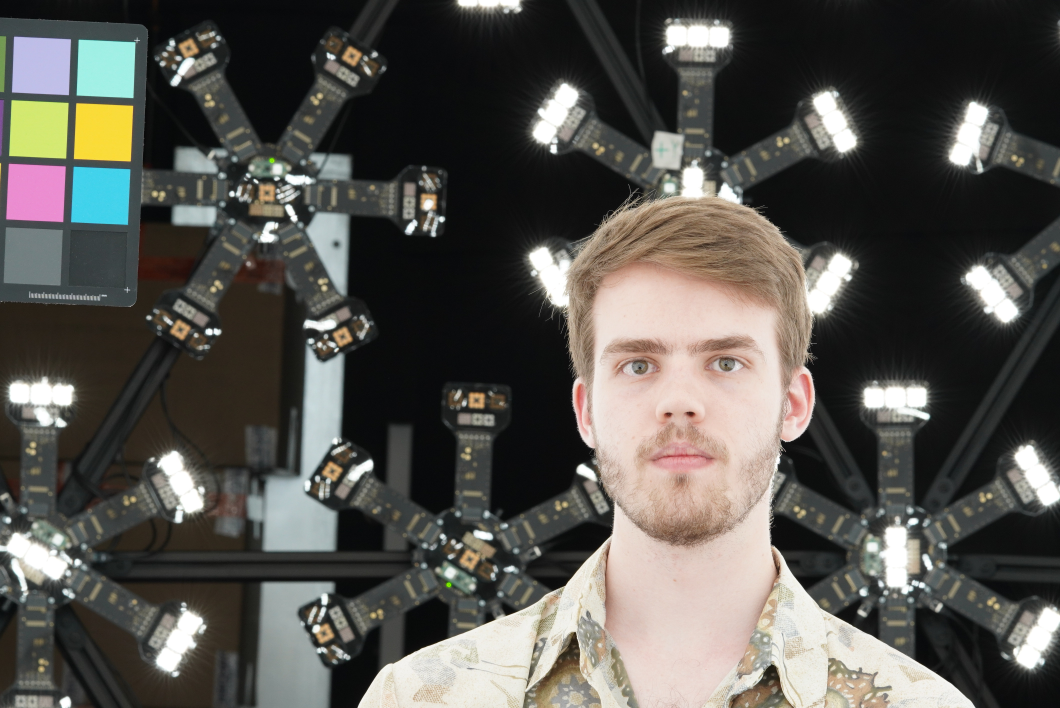
#> input picture raw_input/linear-gradient-patterns/DSC07652.JPG, 4240 x 2832 px, given in place of x_pos.tiff, which was not available (shown at 1/4 size)
$ python some_check_ups.py
#> lines starting #> are read from the running program, lines starting #| are printed output that depends on the picture; pictures that were not available may be replaced by others from this repository, and a replacement may not be noted
import matplotlib.pyplot as plt
import cv2
import numpy as np

img = cv2.imread("processed/processed_tiffs/x_pos.tiff", cv2.IMREAD_UNCHANGED)
#> img is the input picture: shape (2832, 4240, 3); mean B, G, R 79.7, 84.8, 86.9

# Normalize for display
norm_img = cv2.normalize(img, None, 0, 255, cv2.NORM_MINMAX).astype(np.uint8)

plt.imshow(norm_img, cmap='gray')
plt.title("x_pos.tiff (rescaled)")
plt.axis('off')
plt.show()


orig = cv2.imread("raw_input/linear-gradient-patterns/DSC07659.JPG", cv2.IMREAD_GRAYSCALE)
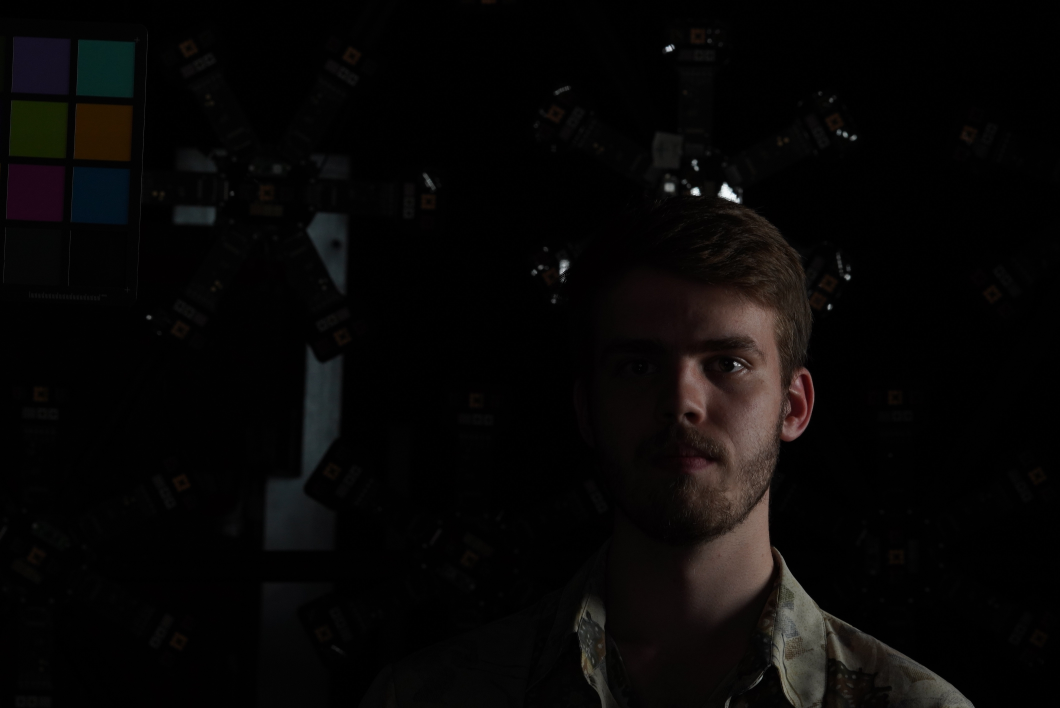
#> input picture raw_input/linear-gradient-patterns/DSC07659.JPG, 4240 x 2832 px (shown at 1/4 size)
#> orig: shape (2832, 4240); min 0, max 255, mean 7
linear = cv2.imread("processed_tiffs/x_pos.tiff", cv2.IMREAD_UNCHANGED)
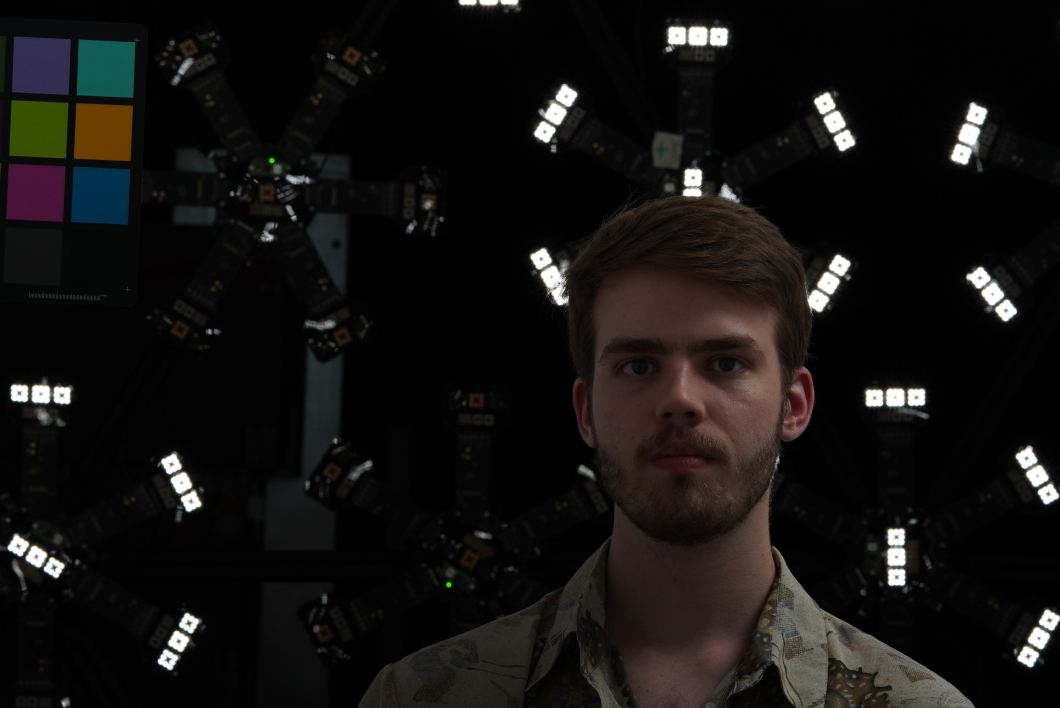
#> input picture raw_input/linear-gradient-patterns/DSC07653.JPG, 4240 x 2832 px, given in place of x_pos.tiff, which was not available (shown at 1/4 size)
#> linear is the input picture: shape (2832, 4240, 3); mean B, G, R 16.6, 18.1, 19.7
linear_norm = cv2.normalize(linear, None, 0, 255, cv2.NORM_MINMAX).astype(np.uint8)

plt.subplot(1, 2, 1)
plt.imshow(orig, cmap='gray')
plt.title("Original JPEG")

plt.subplot(1, 2, 2)
plt.imshow(linear_norm, cmap='gray')
plt.title("Linear TIFF")

plt.show()
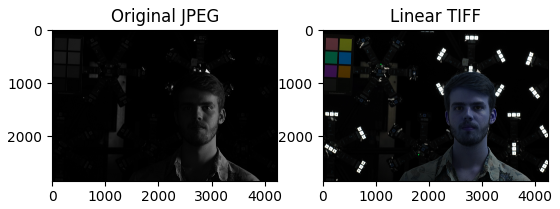
#> figure drawn by matplotlib, 2 panels; B, G, R data is drawn as R, G, B


import matplotlib.pyplot as plt

plt.hist(img.ravel(), bins=256, range=(0, 65535))
plt.title("Histogram of 16-bit TIFF")
plt.show()
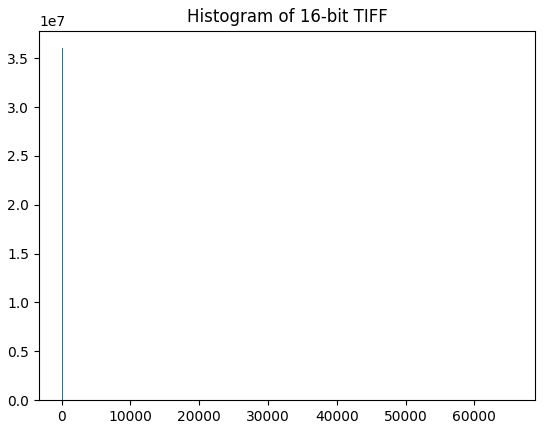
#> figure drawn by matplotlib, 1 panel; tallest bar 36023040 high, from x = 0 to 256
